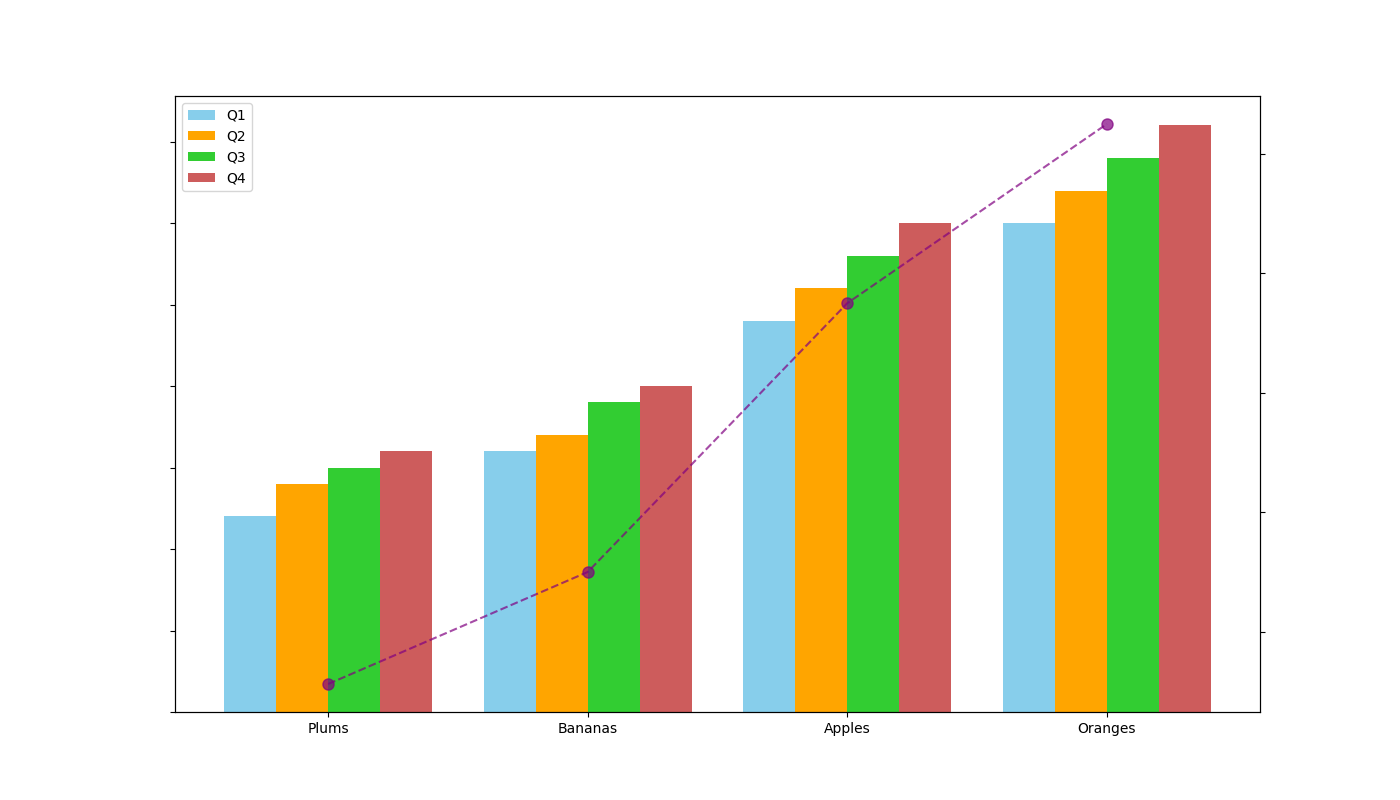

Reproduce this figure in Python.
import matplotlib.pyplot as plt
import numpy as np

categories = ["Apples", "Bananas", "Oranges", "Plums"]
q1_sales = [120, 80, 150, 60]
q2_sales = [130, 85, 160, 70]
q3_sales = [140, 95, 170, 75]
q4_sales = [150, 100, 180, 80]

avg_sales_per_quarter = np.mean([q1_sales, q2_sales, q3_sales, q4_sales], axis=0)
sorted_indices = np.argsort(avg_sales_per_quarter)

categories_sorted = [categories[i] for i in sorted_indices]
q1_sales_sorted = [q1_sales[i] for i in sorted_indices]
q2_sales_sorted = [q2_sales[i] for i in sorted_indices]
q3_sales_sorted = [q3_sales[i] for i in sorted_indices]
q4_sales_sorted = [q4_sales[i] for i in sorted_indices]
avg_sales_per_quarter_sorted = avg_sales_per_quarter[sorted_indices]

fig, ax1 = plt.subplots(figsize=(14, 8))
width = 0.2
x = np.arange(len(categories_sorted))

# Apply new set of colors for the bars
ax1.bar(x - 1.5*width, q1_sales_sorted, width, color='skyblue', label='Q1')
ax1.bar(x - 0.5*width, q2_sales_sorted, width, color='orange', label='Q2')
ax1.bar(x + 0.5*width, q3_sales_sorted, width, color='limegreen', label='Q3')
ax1.bar(x + 1.5*width, q4_sales_sorted, width, color='indianred', label='Q4')

ax1.set_xticks(x)
ax1.set_xticklabels(categories_sorted)
ax1.tick_params(axis='y', labelleft=False)
ax1.legend()

ax2 = ax1.twinx()
ax2.plot(x, avg_sales_per_quarter_sorted, color='purple', linestyle='--', marker='o', markersize=8, alpha=0.7)
ax2.tick_params(axis='y', labelright=False)

plt.show()
